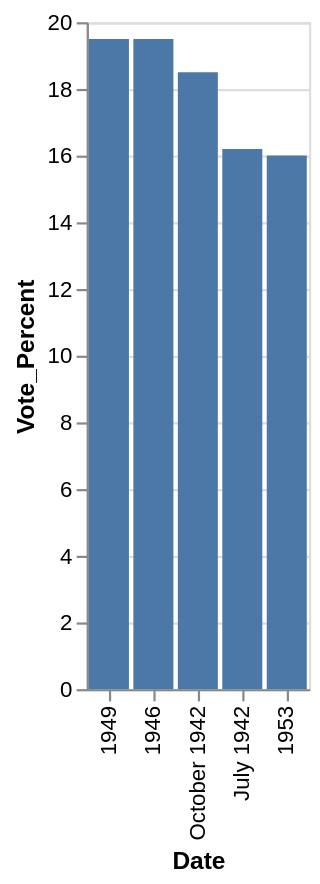

Describe this chart as a Vega-Lite specification.
### Vega-Lite specification from a JSON file in a GitHub repository (floating-point values rounded to 4 significant figures)
{"data": {"values": [{"x_data": "1949", "y_data": 19.5}, {"x_data": "1946", "y_data": 19.5}, {"x_data": "October 1942", "y_data": 18.5}, {"x_data": "July 1942", "y_data": 16.2}, {"x_data": "1953", "y_data": 16}]}, "mark": "bar", "encoding": {"x": {"field": "x_data", "type": "nominal", "title": "Date", "sort": {"op": "sum", "field": "y_data", "order": "descending"}}, "y": {"field": "y_data", "type": "quantitative", "title": "Vote_Percent"}}}
